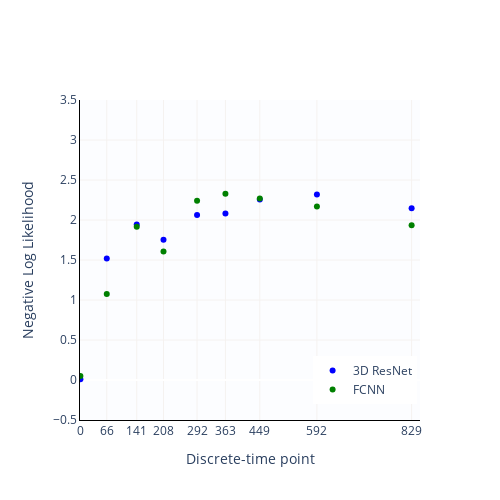

Notebook code for this chart:
### Code cell
fig

### Figure 1 — Plotly figure (JSON) as saved in the notebook; plotly's stock layout.template omitted (floating-point values rounded to 4 significant figures)
{"data": [{"line": {"color": "blue"}, "mode": "markers", "name": "3D ResNet", "type": "scatter", "x": [0, 66, 141, 208, 292, 363, 449, 592, 829, 1785], "y": [0.007865, 1.518, 1.945, 1.752, 2.063, 2.081, 2.257, 2.318, 2.147, 2.982]}, {"line": {"color": "green"}, "mode": "markers", "name": "FCNN", "type": "scatter", "x": [0, 66, 141, 208, 292, 363, 449, 592, 829, 1785], "y": [0.05034, 1.076, 1.917, 1.606, 2.241, 2.329, 2.268, 2.167, 1.935, 2.953]}], "layout": {"autosize": false, "height": 500, "legend": {"x": 0.99, "xanchor": "right", "y": 0.2, "yanchor": "top"}, "plot_bgcolor": "rgb(252, 253, 255)", "showlegend": true, "width": 500, "xaxis": {"gridcolor": "rgb(245, 242, 240)", "linecolor": "black", "range": [-1, 850], "tickvals": [0, 66, 141, 208, 292, 363, 449, 592, 829, 1785], "title": {"text": "Discrete-time point"}, "type": "linear"}, "yaxis": {"dtick": 0.5, "gridcolor": "rgb(245, 242, 240)", "linecolor": "black", "range": [-0.5, 3.5], "tickmode": "linear", "title": {"text": "Negative Log Likelihood"}, "type": "linear"}}}
